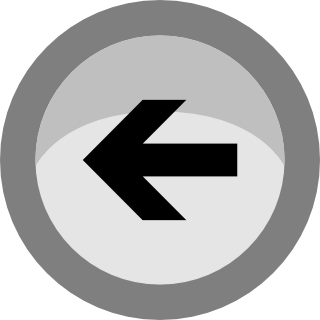
#> input picture art/Export/back.png, 320 x 320 px; its folder holds only this picture in this run
$ python script.py   (Python 2 division)   (older library calls are emulated)
#> lines starting #> are read from the running program, lines starting #| are printed output that depends on the picture
import glob, Image, os

png_files = glob.iglob("*.png")

def save_image(image, name, dir):
	directory = os.getcwd() + '/' + dir + '/'
	if not os.path.exists(directory):
		os.mkdir(directory)
	image.save(directory + name)
	print " -- " + dir + " saved successfully!"

for data in png_files:
	im = Image.open(data)
#> im is the input picture: PIL image 320x320 RGBA; mean R, G, B, A 177.5, 177.5, 177.5, 200
	print "Processing " + data
	original_width, original_height = im.size
#> original_width = 320; original_height = 320
	save_image(im, data, 'HDR')
	hd = im.resize( (int(original_width * 0.5), int(original_height * 0.5)), Image.ANTIALIAS )
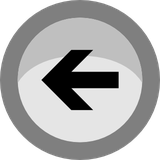
#> hd: PIL image 160x160 RGBA; mean R, G, B, A 126.4, 126.4, 126.4, 200; transparent parts drawn white
	save_image(hd, data, 'HD')
	sd = im.resize( (int(original_width * 0.25), int(original_height * 0.25)), Image.ANTIALIAS )
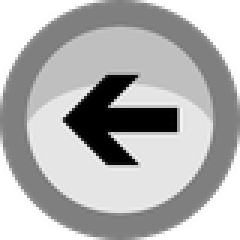
#> sd: PIL image 80x80 RGBA (shown 3 times larger); mean R, G, B, A 129.2, 129.2, 129.2, 200; transparent parts drawn white
	save_image(sd, data, 'SD')

print "Processing complete!"

$ run again, on art/Export/end_sel.png
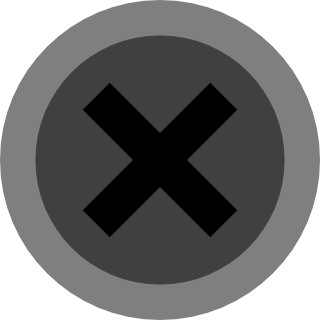
#> input picture art/Export/end_sel.png, 320 x 320 px
#> im is the input picture: PIL image 320x320 RGBA; mean R, G, B, A 116.2, 116.2, 116.2, 200
#> `hd = im.resize( (int(original_width * 0.5), int(original_height * 0.5)..`:
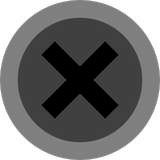
#> hd: PIL image 160x160 RGBA; mean R, G, B, A 65.1, 65.1, 65.1, 200; transparent parts drawn white
#> `sd = im.resize( (int(original_width * 0.25), int(original_height * 0.2..`:
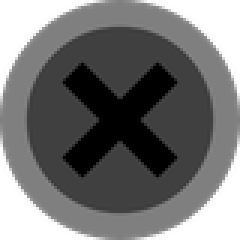
#> sd: PIL image 80x80 RGBA (shown 3 times larger); mean R, G, B, A 67.9, 67.9, 67.9, 200; transparent parts drawn white

$ run again, on art/Export/back_sel.png
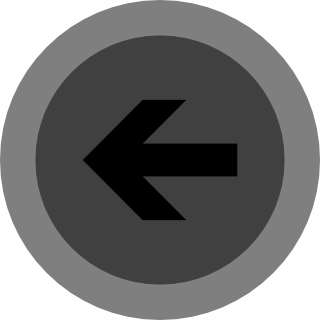
#> input picture art/Export/back_sel.png, 320 x 320 px
#> im is the input picture: PIL image 320x320 RGBA; mean R, G, B, A 118.5, 118.5, 118.5, 200
#> `hd = im.resize( (int(original_width * 0.5), int(original_height * 0.5)..`:
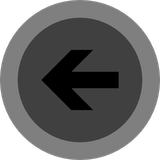
#> hd: PIL image 160x160 RGBA; mean R, G, B, A 67.3, 67.3, 67.3, 200; transparent parts drawn white
#> `sd = im.resize( (int(original_width * 0.25), int(original_height * 0.2..`:
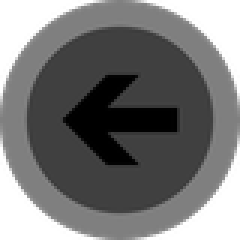
#> sd: PIL image 80x80 RGBA (shown 3 times larger); mean R, G, B, A 70.2, 70.2, 70.2, 200; transparent parts drawn white
